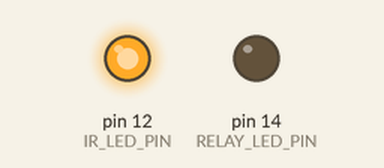
This sketch was run on a simulated Arduino Uno, built with avr-gcc and run on an emulated ATmega328P. Shown: output pins drawn as LEDs (lit = HIGH). What the sketch prints to the serial monitor is not drawn.

Above: at 0.1 s.
Timing chart, 0 to 1.6 s (numbered marks = the images above):
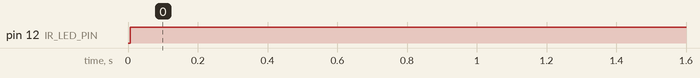

The sketch:

ESP12F_SimpleIRPositiveTrigger.ino
```cpp
// ARCHIVED 2026-10-26: replaced by components/esp8266/ESP8266_LaserTagIRTrigger.
// Issues: fires on any IR activity, including iPhone camera / Face ID IR; no WiFi configuration.
#include <Arduino.h>
#include <IRremote.hpp>

constexpr uint8_t IR_RECEIVER_PIN = 4;
constexpr uint8_t POSITIVE_TRIGGER_PIN = 5;
constexpr uint8_t IR_LED_PIN = 12;
constexpr uint8_t RELAY_LED_PIN = 14;
constexpr uint32_t TRIGGER_PULSE_MS = 500;
constexpr uint32_t HEARTBEAT_MS = 5000;
constexpr uint32_t IR_LED_HOLD_MS = 100;

bool positiveTriggerActive = false;
unsigned long positiveTriggerStartedAt = 0;
unsigned long lastHeartbeatAt = 0;
bool irActivitySeen = false;
unsigned long lastIrActivityAt = 0;

void setPositiveTrigger(bool active) {
	digitalWrite(POSITIVE_TRIGGER_PIN, active ? HIGH : LOW);
	digitalWrite(RELAY_LED_PIN, active ? HIGH : LOW);
	positiveTriggerActive = active;
	if (active) {
		positiveTriggerStartedAt = millis();
	}
}

void printHeartbeat() {
	Serial.print(F("Heartbeat: IR input GPIO"));
	Serial.print(IR_RECEIVER_PIN);
	Serial.print(F(", positive trigger output GPIO"));
	Serial.println(POSITIVE_TRIGGER_PIN);
}

// Raw receiver activity, so the LED lights even when IRremote can't decode the signal.
void updateIrLed(unsigned long now) {
	if (digitalRead(IR_RECEIVER_PIN) == LOW) {
		irActivitySeen = true;
		lastIrActivityAt = now;
	}
	digitalWrite(IR_LED_PIN, irActivitySeen && now - lastIrActivityAt < IR_LED_HOLD_MS ? HIGH : LOW);
}

void setup() {
	Serial.begin(115200);

	digitalWrite(POSITIVE_TRIGGER_PIN, LOW);
	pinMode(POSITIVE_TRIGGER_PIN, OUTPUT);
	digitalWrite(IR_LED_PIN, LOW);
	pinMode(IR_LED_PIN, OUTPUT);
	digitalWrite(RELAY_LED_PIN, LOW);
	pinMode(RELAY_LED_PIN, OUTPUT);
	IrReceiver.begin(IR_RECEIVER_PIN, DISABLE_LED_FEEDBACK);

	Serial.println(F("ESP-12F simple IR positive trigger ready"));
	Serial.print(F("Status LEDs: IR GPIO"));
	Serial.print(IR_LED_PIN);
	Serial.print(F(", relay GPIO"));
	Serial.println(RELAY_LED_PIN);
	printHeartbeat();
	lastHeartbeatAt = millis();
}

void loop() {
	unsigned long now = millis();

	updateIrLed(now);

	if (IrReceiver.decode()) {
		setPositiveTrigger(true);
		Serial.println(F("IR signal received; positive trigger HIGH for 500 ms"));
		IrReceiver.resume();
	}

	if (positiveTriggerActive && now - positiveTriggerStartedAt >= TRIGGER_PULSE_MS) {
		setPositiveTrigger(false);
	}

	if (now - lastHeartbeatAt >= HEARTBEAT_MS) {
		lastHeartbeatAt = now;
		printHeartbeat();
	}
}
```

Measured:
- by itself, pin 12 (IR_LED_PIN): LOW → HIGH at 0.01 s
